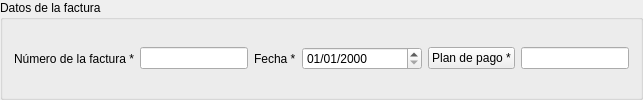
    <widget class="QGroupBox" name="groupBox_10">
     <property name="title">
      <string>Datos de la factura</string>
     </property>
     <layout class="QGridLayout" name="gridLayout">
      <item row="0" column="0">
       <widget class="QLabel" name="label">
        <property name="text">
         <string>Número de la factura *</string>
        </property>
        <property name="buddy">
         <cstring>db_numproveedor</cstring>
        </property>
       </widget>
      </item>
      <item row="0" column="1">
       <widget class="DBLineEdit" name="db_numproveedor">
        <property name="fieldName">
         <string>numproveedor</string>
        </property>
        <property name="dataEditable">
         <bool>true</bool>
        </property>
       </widget>
      </item>
      <item row="0" column="2">
       <widget class="QLabel" name="label_5">
        <property name="text">
         <string>Fecha *</string>
        </property>
        <property name="buddy">
         <cstring>db_fecha</cstring>
        </property>
       </widget>
      </item>
      <item row="0" column="3">
       <widget class="DBDateTimeEdit" name="db_fecha">
        <property name="sizePolicy">
         <sizepolicy hsizetype="Preferred" vsizetype="Fixed">
          <horstretch>0</horstretch>
          <verstretch>0</verstretch>
         </sizepolicy>
        </property>
        <property name="minimumSize">
         <size>
          <width>120</width>
          <height>0</height>
         </size>
        </property>
        <property name="displayFormat">
         <string>dd/MM/yyyy</string>
        </property>
        <property name="fieldName">
         <string>fecha</string>
        </property>
        <property name="dataEditable">
         <bool>true</bool>
        </property>
       </widget>
      </item>
      <item row="0" column="5">
       <widget class="DBLineEdit" name="db_forma_pago">
        <property name="fieldName">
         <string>planespago.descripcion</string>
        </property>
       </widget>
      </item>
      <item row="0" column="4">
       <widget class="DBChooseRecordButton" name="db_idplanpago">
        <property name="text">
         <string>Plan de pago *</string>
        </property>
        <property name="fieldName">
         <string>idplanpago</string>
        </property>
        <property name="dataEditable">
         <bool>true</bool>
        </property>
       </widget>
      </item>
     </layout>
    </widget>
